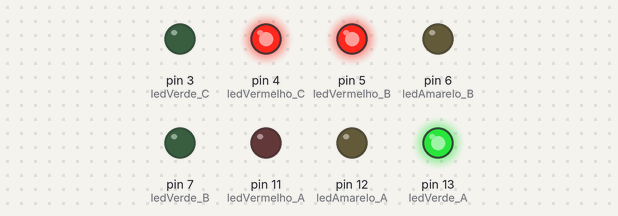
Bench run of a sketch on a simulated Arduino Uno, built with avr-gcc and run on an emulated ATmega328P. On the bench: output pins drawn as LEDs (lit = HIGH).

Above: at 0.1 s.
At 10.1 s:
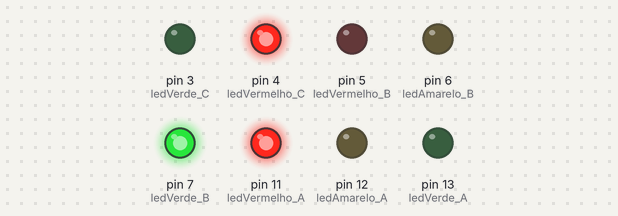
At 15.1 s:
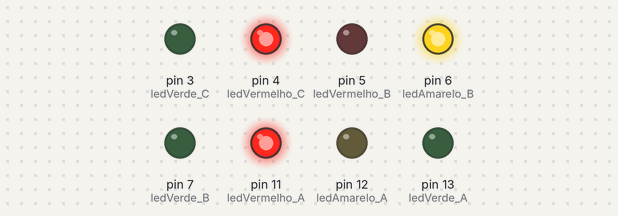
At 18.1 s:
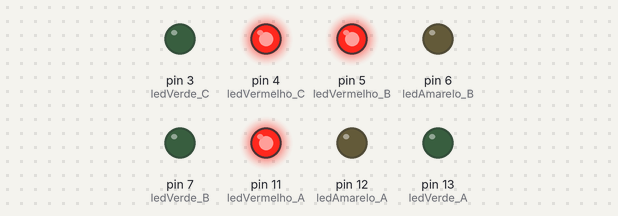
At 20.1 s:
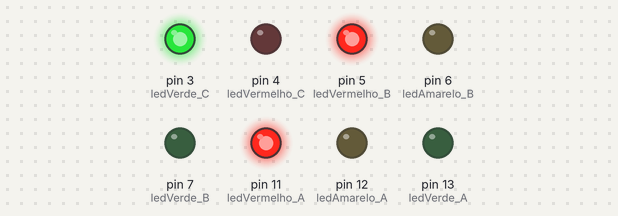
At 37.1 s:
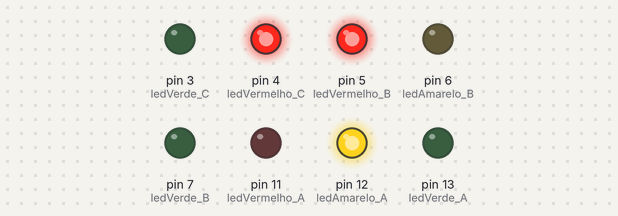
Timing chart, 0 to 38.6 s (numbered marks = the images above):
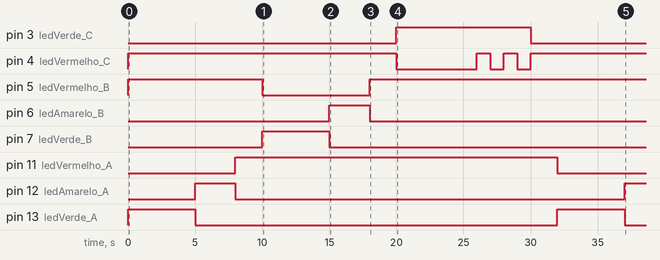

The sketch:

codeFarol.ino
```cpp
int ledVerde_A = 13;
int ledAmarelo_A = 12;
int ledVermelho_A = 11;
int ledVerde_B = 7;
int ledAmarelo_B = 6;
int ledVermelho_B = 5;
int ledVermelho_C = 4;
int ledVerde_C = 3;


void setup()
{
  pinMode(ledVermelho_A, OUTPUT);
  pinMode(ledAmarelo_A, OUTPUT);
  pinMode(ledVerde_A, OUTPUT);
  pinMode(ledVermelho_B, OUTPUT);
  pinMode(ledAmarelo_B, OUTPUT);
  pinMode(ledVerde_B, OUTPUT);
  pinMode(ledVerde_C, OUTPUT);
  pinMode(ledVermelho_C, OUTPUT);

}

void loop()
{
  // Começo do semafaro
  digitalWrite(ledVermelho_B, HIGH);
  digitalWrite(ledVermelho_C, HIGH);


  // Primeiro Loop
  digitalWrite(ledVerde_A, HIGH);
  delay(5000);
  digitalWrite(ledVerde_A, LOW);

  digitalWrite(ledAmarelo_A, HIGH);
  delay(3000);
  digitalWrite(ledAmarelo_A, LOW);

  digitalWrite(ledVermelho_A, HIGH);
  // Final do Loop 1

  delay(2000); // Tempo de espera para troca

  // Segundo Loop
  digitalWrite(ledVermelho_B, LOW);

  digitalWrite(ledVerde_B, HIGH);
  delay(5000);
  digitalWrite(ledVerde_B, LOW);

  digitalWrite(ledAmarelo_B, HIGH);
  delay(3000);
  digitalWrite(ledAmarelo_B, LOW);

  digitalWrite(ledVermelho_B, HIGH);
  // Final do Loop 2

  delay(2000); // Tempo de espera para troca

  digitalWrite(ledVerde_C, HIGH);
  digitalWrite(ledVermelho_C, LOW);

  delay(5000);

  analogWrite(ledVermelho_C, 100);
  delay(1000);
  analogWrite(ledVermelho_C, 255);
  delay(1000);
  analogWrite(ledVermelho_C, 100);
  delay(1000);
  analogWrite(ledVermelho_C, 255);
  delay(1000);
  analogWrite(ledVermelho_C, 100);
  delay(1000);
  analogWrite(ledVermelho_C, 255);

  digitalWrite(ledVerde_C, LOW);

  delay(2000);

  digitalWrite(ledVerde_A, HIGH);
  digitalWrite(ledVermelho_A, LOW);

}
```

Measured:
- by itself, pin 3 (ledVerde_C): LOW → HIGH at 20.0 s, → LOW 10.0 s later
- by itself, pin 4 (ledVermelho_C): goes HIGH 20.0 s, LOW 6.0 s, HIGH 1.0 s, LOW 1.0 s, HIGH 1.0 s, LOW 1.0 s, then HIGH
- by itself, pin 5 (ledVermelho_B): LOW → HIGH at 0.00 s, → LOW 10.0 s later, → HIGH 8.0 s later
- by itself, pin 6 (ledAmarelo_B): LOW → HIGH at 15.0 s, → LOW 3.0 s later
- by itself, pin 7 (ledVerde_B): LOW → HIGH at 10.0 s, → LOW 5.0 s later
- by itself, pin 11 (ledVermelho_A): LOW → HIGH at 8.0 s, → LOW 24.0 s later
- by itself, pin 12 (ledAmarelo_A): LOW → HIGH at 5.0 s, → LOW 3.0 s later, → HIGH 29.0 s later
- by itself, pin 13 (ledVerde_A): alternates HIGH for 5.0 s and LOW for 27.0 s
